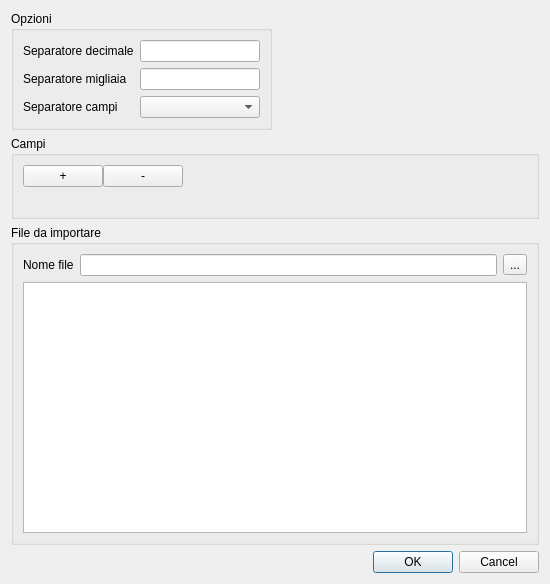
<?xml version="1.0" encoding="UTF-8"?>
<ui version="4.0">
 <class>ImportLSItemMeasuresTXT</class>
 <widget class="QDialog" name="ImportLSItemMeasuresTXT">
  <property name="geometry">
   <rect>
    <x>0</x>
    <y>0</y>
    <width>550</width>
    <height>584</height>
   </rect>
  </property>
  <property name="windowTitle">
   <string>Importa misure da file TXT</string>
  </property>
  <layout class="QGridLayout" name="gridLayout_3">
   <item row="0" column="0">
    <widget class="QGroupBox" name="optionsGroupBox">
     <property name="title">
      <string>Opzioni</string>
     </property>
     <layout class="QGridLayout" name="gridLayout">
      <item row="0" column="0">
       <widget class="QLabel" name="decimalSeparatorLabel">
        <property name="text">
         <string>Separatore decimale</string>
        </property>
       </widget>
      </item>
      <item row="0" column="1">
       <widget class="QLineEdit" name="decimalSeparatorLineEdit"/>
      </item>
      <item row="2" column="0">
       <widget class="QLabel" name="fieldsSeparatoreLabel">
        <property name="text">
         <string>Separatore campi</string>
        </property>
       </widget>
      </item>
      <item row="2" column="1">
       <widget class="QComboBox" name="fieldsSeparatorComboBox"/>
      </item>
      <item row="1" column="0">
       <widget class="QLabel" name="thousandSeparatorLabel">
        <property name="text">
         <string>Separatore migliaia</string>
        </property>
       </widget>
      </item>
      <item row="1" column="1">
       <widget class="QLineEdit" name="thousandSeparatorLineEdit"/>
      </item>
     </layout>
    </widget>
   </item>
   <item row="0" column="1">
    <spacer name="horizontalSpacer">
     <property name="orientation">
      <enum>Qt::Horizontal</enum>
     </property>
     <property name="sizeHint" stdset="0">
      <size>
       <width>40</width>
       <height>20</height>
      </size>
     </property>
    </spacer>
   </item>
   <item row="1" column="0" colspan="2">
    <widget class="QGroupBox" name="fieldsGroupBox">
     <property name="title">
      <string>Campi</string>
     </property>
     <layout class="QGridLayout" name="priceFieldsGroupBoxLayout">
      <property name="spacing">
       <number>0</number>
      </property>
      <item row="1" column="0">
       <layout class="QGridLayout" name="priceFieldPushButtonLayout">
        <item row="0" column="0">
         <widget class="QPushButton" name="insertFieldPushButton">
          <property name="text">
           <string>+</string>
          </property>
         </widget>
        </item>
        <item row="0" column="1">
         <widget class="QPushButton" name="removeFieldPushButton">
          <property name="text">
           <string>-</string>
          </property>
         </widget>
        </item>
        <item row="0" column="2">
         <spacer name="fieldPushButtonSpacer">
          <property name="orientation">
           <enum>Qt::Horizontal</enum>
          </property>
          <property name="sizeHint" stdset="0">
           <size>
            <width>40</width>
            <height>20</height>
           </size>
          </property>
         </spacer>
        </item>
       </layout>
      </item>
      <item row="2" column="0">
       <layout class="QHBoxLayout" name="fieldComboBoxLayout">
        <item>
         <layout class="QHBoxLayout" name="horizontalLayout"/>
        </item>
        <item>
         <spacer name="horizontalSpacer_3">
          <property name="orientation">
           <enum>Qt::Horizontal</enum>
          </property>
          <property name="sizeHint" stdset="0">
           <size>
            <width>40</width>
            <height>20</height>
           </size>
          </property>
         </spacer>
        </item>
       </layout>
      </item>
     </layout>
    </widget>
   </item>
   <item row="2" column="0" colspan="2">
    <widget class="QGroupBox" name="fileGroupBox">
     <property name="title">
      <string>File da importare</string>
     </property>
     <layout class="QGridLayout" name="gridLayout_2">
      <item row="0" column="1">
       <widget class="QLineEdit" name="fileNameLineEdit">
        <property name="readOnly">
         <bool>true</bool>
        </property>
       </widget>
      </item>
      <item row="0" column="0">
       <widget class="QLabel" name="fileNameLabel">
        <property name="text">
         <string>Nome file</string>
        </property>
       </widget>
      </item>
      <item row="0" column="2">
       <widget class="QToolButton" name="editFileNameButton">
        <property name="text">
         <string>...</string>
        </property>
       </widget>
      </item>
      <item row="1" column="0" colspan="3">
       <widget class="QPlainTextEdit" name="filePreviewTextEdit">
        <property name="readOnly">
         <bool>true</bool>
        </property>
       </widget>
      </item>
     </layout>
    </widget>
   </item>
   <item row="3" column="0" colspan="2">
    <widget class="QDialogButtonBox" name="buttonBox">
     <property name="orientation">
      <enum>Qt::Horizontal</enum>
     </property>
     <property name="standardButtons">
      <set>QDialogButtonBox::Cancel|QDialogButtonBox::Ok</set>
     </property>
    </widget>
   </item>
  </layout>
 </widget>
 <resources/>
 <connections>
  <connection>
   <sender>buttonBox</sender>
   <signal>accepted()</signal>
   <receiver>ImportLSItemMeasuresTXT</receiver>
   <slot>accept()</slot>
   <hints>
    <hint type="sourcelabel">
     <x>248</x>
     <y>254</y>
    </hint>
    <hint type="destinationlabel">
     <x>157</x>
     <y>274</y>
    </hint>
   </hints>
  </connection>
  <connection>
   <sender>buttonBox</sender>
   <signal>rejected()</signal>
   <receiver>ImportLSItemMeasuresTXT</receiver>
   <slot>reject()</slot>
   <hints>
    <hint type="sourcelabel">
     <x>316</x>
     <y>260</y>
    </hint>
    <hint type="destinationlabel">
     <x>286</x>
     <y>274</y>
    </hint>
   </hints>
  </connection>
 </connections>
</ui>
